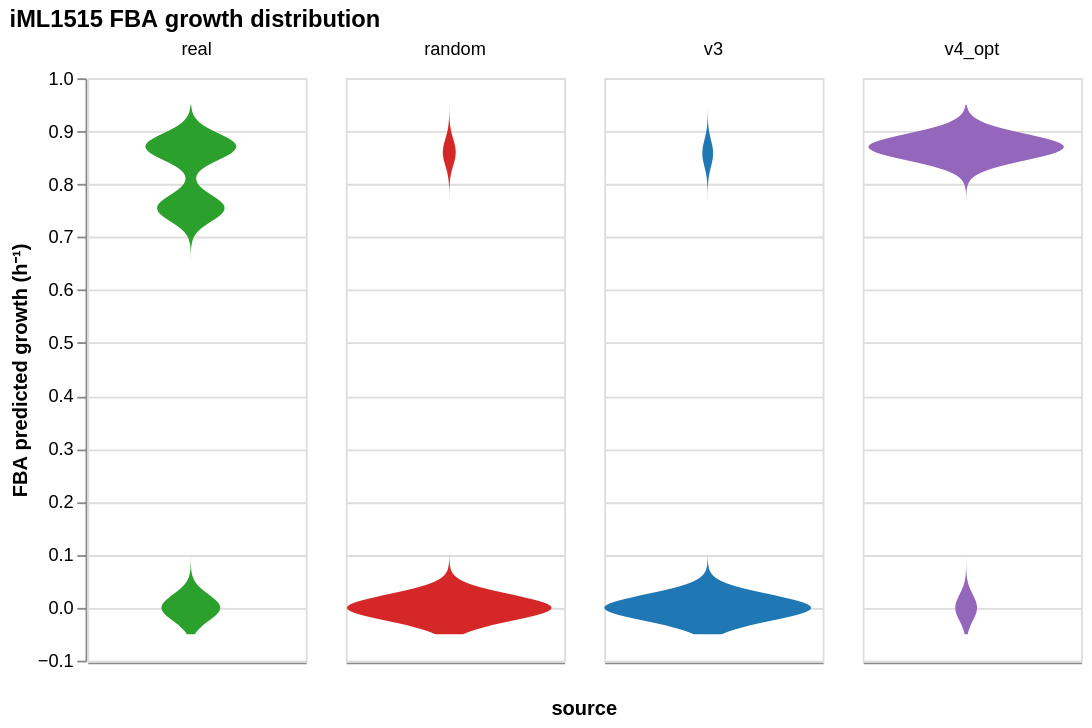

Here is the notebook cell this chart was saved with:
### Markdown cell above
## 8. Growth-rate distribution

Violin plot of predicted growth rate per genome — denser regions are
wider. Dashed line: WT iML1515 growth (≈ 0.877). Anything > 0 is
mechanistically viable on glucose minimal; anything close to WT is
metabolically intact. Use this view rather than a strip plot — the
growth distribution is multi-modal (zero, mid-cost, near-WT) and dot
overlap obscures the structure.

### Code cell
_SRC_ORDER = ["real", "random", "v3", "v4_opt"]
_SRC_COLORS = {
    "real": "#2ca02c",
    "random": "#d62728",
    "v3": "#1f77b4",
    "v4_opt": "#9467bd",
}

violin_fba = (
    alt.Chart(fba_df.to_pandas())
    .transform_density(
        "growth_rate",
        as_=["growth_rate", "density"],
        groupby=["source"],
        extent=[-0.05, 0.95],
        steps=300,
        bandwidth=0.025,
        counts=True,
    )
    .mark_area(orient="horizontal")
    .encode(
        y=alt.Y("growth_rate:Q", title="FBA predicted growth (h⁻¹)"),
        x=alt.X(
            "density:Q",
            stack="center",
            impute=None,
            title=None,
            axis=alt.Axis(labels=False, ticks=False, grid=False),
        ),
        color=alt.Color(
            "source:N",
            scale=alt.Scale(
                domain=list(_SRC_COLORS.keys()),
                range=list(_SRC_COLORS.values()),
            ),
            legend=None,
        ),
        column=alt.Column(
            "source:N", sort=_SRC_ORDER, header=alt.Header(titleOrient="bottom")
        ),
    )
    .properties(width=120, height=320, title="iML1515 FBA growth distribution")
)
print(f"WT iML1515 growth: {wt_growth:.4f} h⁻¹")
violin_fba

### Figure 1 — Vega-Lite specification as saved in the notebook (floating-point values rounded to 4 significant figures; data arrays with more than 128 entries replaced by an {"elided": "..."} marker saying what was removed)
{"$schema": "https://vega.github.io/schema/vega-lite/v6.4.1.json", "config": {"view": {"continuousHeight": 300, "continuousWidth": 300}}, "data": {"name": "data-f34d0f6738ecc1930173df9a380255a0"}, "datasets": {"data-f34d0f6738ecc1930173df9a380255a0": {"elided": "400 records"}}, "encoding": {"color": {"field": "source", "legend": null, "scale": {"domain": ["real", "random", "v3", "v4_opt"], "range": ["#2ca02c", "#d62728", "#1f77b4", "#9467bd"]}, "type": "nominal"}, "column": {"field": "source", "header": {"titleOrient": "bottom"}, "sort": ["real", "random", "v3", "v4_opt"], "type": "nominal"}, "x": {"axis": {"grid": false, "labels": false, "ticks": false}, "field": "density", "impute": null, "stack": "center", "title": null, "type": "quantitative"}, "y": {"field": "growth_rate", "title": "FBA predicted growth (h⁻¹)", "type": "quantitative"}}, "height": 320, "mark": {"orient": "horizontal", "type": "area"}, "title": "iML1515 FBA growth distribution", "transform": [{"as": ["growth_rate", "density"], "bandwidth": 0.025, "counts": true, "density": "growth_rate", "extent": [-0.05, 0.95], "groupby": ["source"], "steps": 300}], "usermeta": {"embedOptions": {}}, "width": 120}
